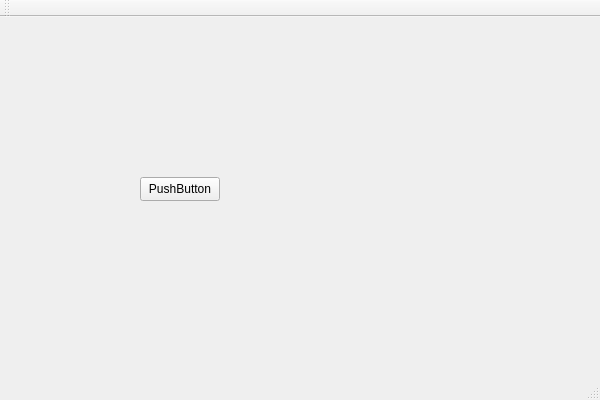
<?xml version="1.0" encoding="UTF-8"?>
<ui version="4.0">
 <class>QTMainWindowClass</class>
 <widget class="QMainWindow" name="QTMainWindowClass">
  <property name="geometry">
   <rect>
    <x>0</x>
    <y>0</y>
    <width>600</width>
    <height>400</height>
   </rect>
  </property>
  <property name="windowTitle">
   <string>QTMainWindow</string>
  </property>
  <widget class="QWidget" name="centralWidget">
   <widget class="QPushButton" name="pushButton">
    <property name="geometry">
     <rect>
      <x>140</x>
      <y>160</y>
      <width>80</width>
      <height>24</height>
     </rect>
    </property>
    <property name="text">
     <string>PushButton</string>
    </property>
   </widget>
  </widget>
  <widget class="QMenuBar" name="menuBar">
   <property name="geometry">
    <rect>
     <x>0</x>
     <y>0</y>
     <width>600</width>
     <height>21</height>
    </rect>
   </property>
  </widget>
  <widget class="QToolBar" name="mainToolBar">
   <attribute name="toolBarArea">
    <enum>TopToolBarArea</enum>
   </attribute>
   <attribute name="toolBarBreak">
    <bool>false</bool>
   </attribute>
  </widget>
  <widget class="QStatusBar" name="statusBar"/>
 </widget>
 <layoutdefault spacing="6" margin="11"/>
 <resources/>
 <connections>
  <connection>
   <sender>pushButton</sender>
   <signal>clicked()</signal>
   <receiver>QTMainWindowClass</receiver>
   <slot>toto()</slot>
   <hints>
    <hint type="sourcelabel">
     <x>159</x>
     <y>215</y>
    </hint>
    <hint type="destinationlabel">
     <x>345</x>
     <y>144</y>
    </hint>
   </hints>
  </connection>
 </connections>
 <slots>
  <slot>toto()</slot>
 </slots>
</ui>
